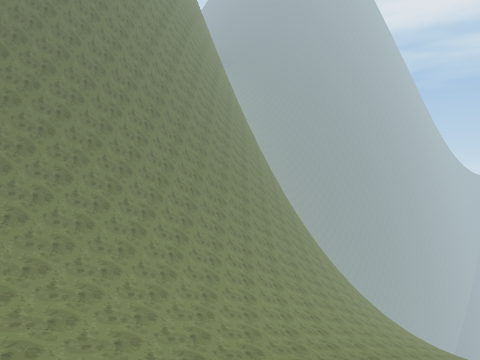
[1] (above)

15 first-person views from a walk through a scene from a Unity 3-D project. The camera is 1.5 m above the floor, tilts 2° down and sees 70° across. The floor is counted in squares, 2 m on a side. Each view is taken from the middle of a square. On the plan, view 1 faces up. The plan holds only what a view shows up to about 11 squares ahead; the rest is blank. The place goes on beyond the plan.

[2]
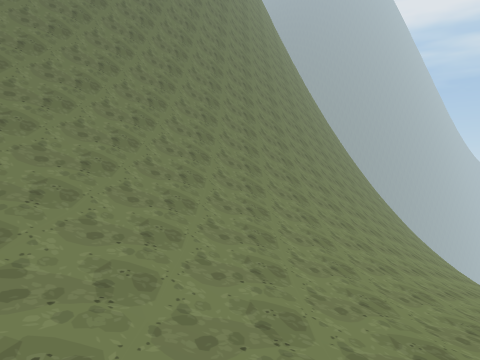

[3]
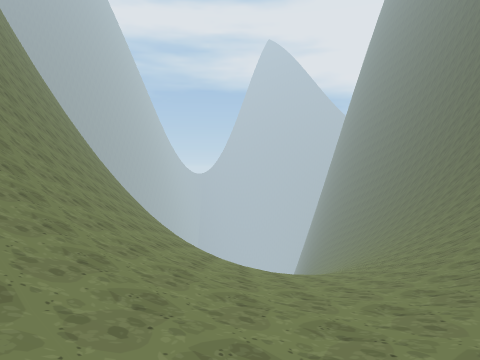

[4]
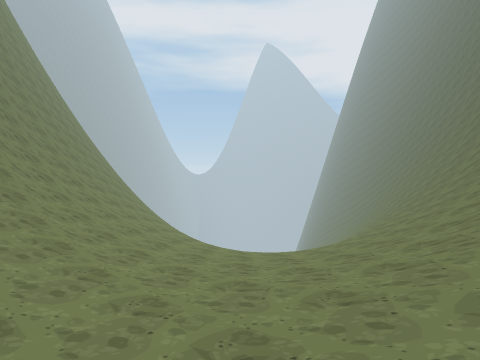

[5]
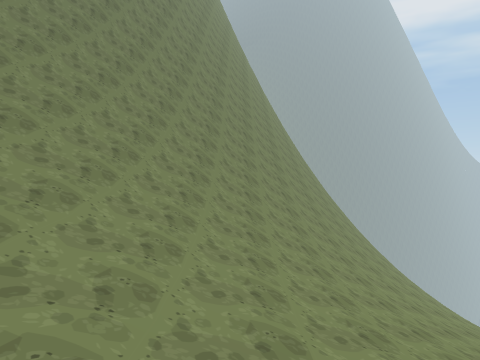

[6]
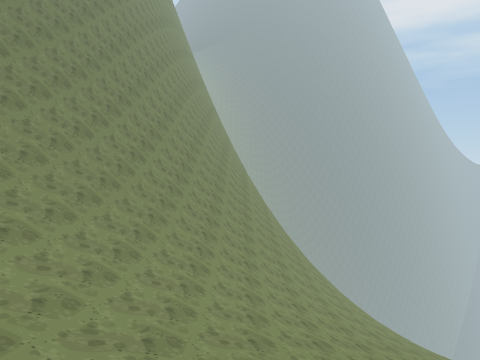

[7]
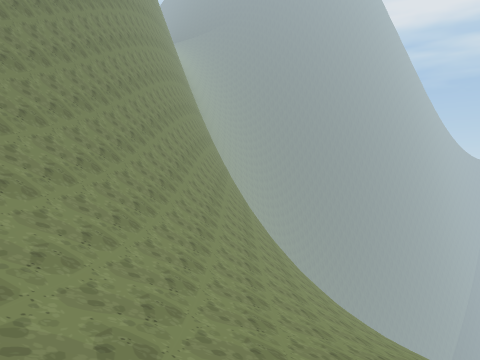

[8]
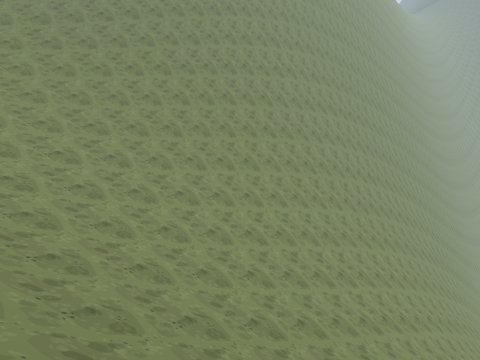

[9]
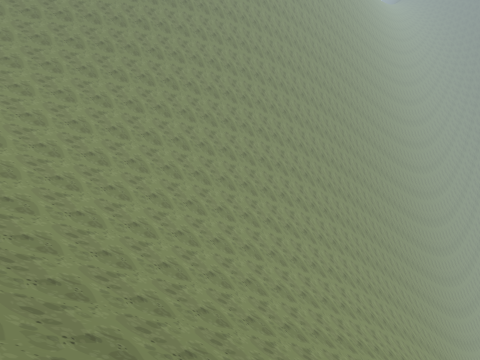

[10]
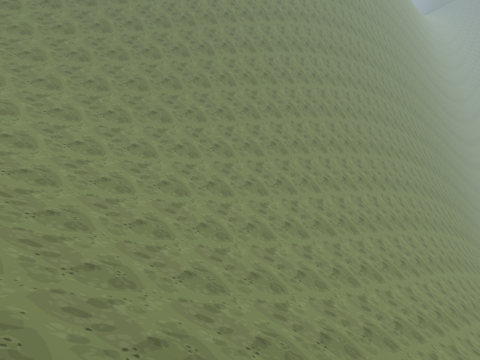

[11]
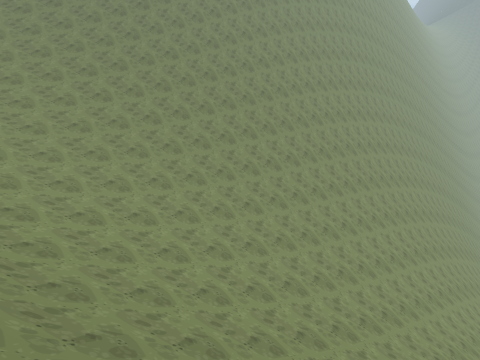

[12]
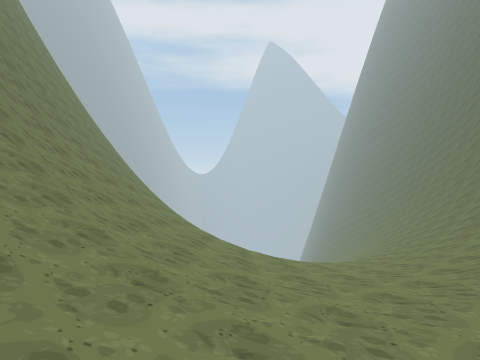

[13]
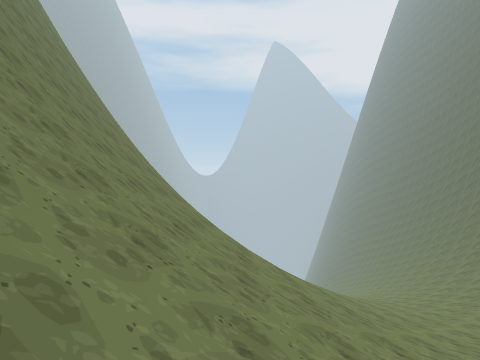

[14]
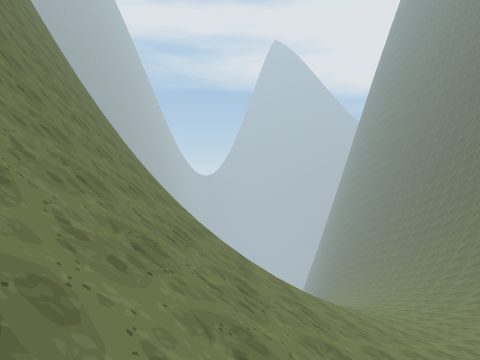

[15]
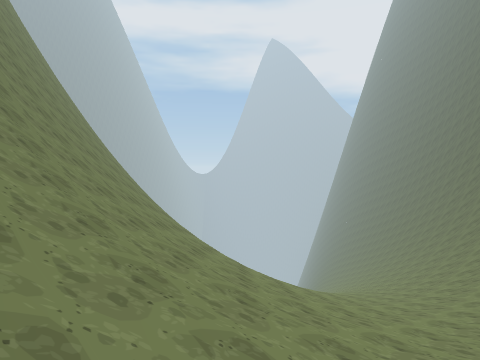

### Floor plan
Key: @ floor where view 1 was taken; # wall or solid block; . main floor; - floor 1.5 m lower than the main floor; _ floor 3.25 m lower than the main floor; / step, stairs or slope; = window, fence, low wall or low ledge.
Columns run from 10 left of view 1 to 17 right of it. Each row starts with its distance up from view 1.
 28                       ##
 27                       ##
 26                      ###
 25                    ####//
 24                   ##/////
 23                  ##//////
 22                 ##///////
 21               ###////////
 20               ##/////////
 19              ##//////////
 18             ##////////////
 17            ##////////// // /
 16           ##///////////
 15         ###////////////
 14        ###///////////// /
 13        ##//////////// /
 12      ###/////////////
 11     ###//////////  // /
 10    ##////////////
  9  ###/////////////
  8 ###///////////
  7 #////////////
  6 =//////////////
  5 ////////////////
  4 //////__////////
  3 /////-__////////
  2 ///.---////////
  1 //..---///////
  0 ......////@//#
 -1 ....///////=##
 -2  ..//////
 -3 ..//

Where each view was taken, in squares from view 1:
view 1: 0 up, 0 right, facing up
view 2: 0 up, 6 left, facing up
view 3: 0 up, 8 left, facing up-right
view 4: 3 down, 10 left, facing up-right
view 5: 4 up, 1 left, facing up
view 6: 6 up, 4 right, facing up
view 7: 9 up, 6 right, facing up
view 8: 14 up, 14 right, facing up-left
view 9: 17 up, 17 right, facing up-left
view 10: 13 up, 12 right, facing up-left
view 11: 11 up, 12 right, facing up-left
view 12: 1 down, 10 left, facing up-right
view 13: 2 up, 10 left, facing up-right
view 14: 3 up, 9 left, facing up-right
view 15: 2 up, 8 left, facing up-right
